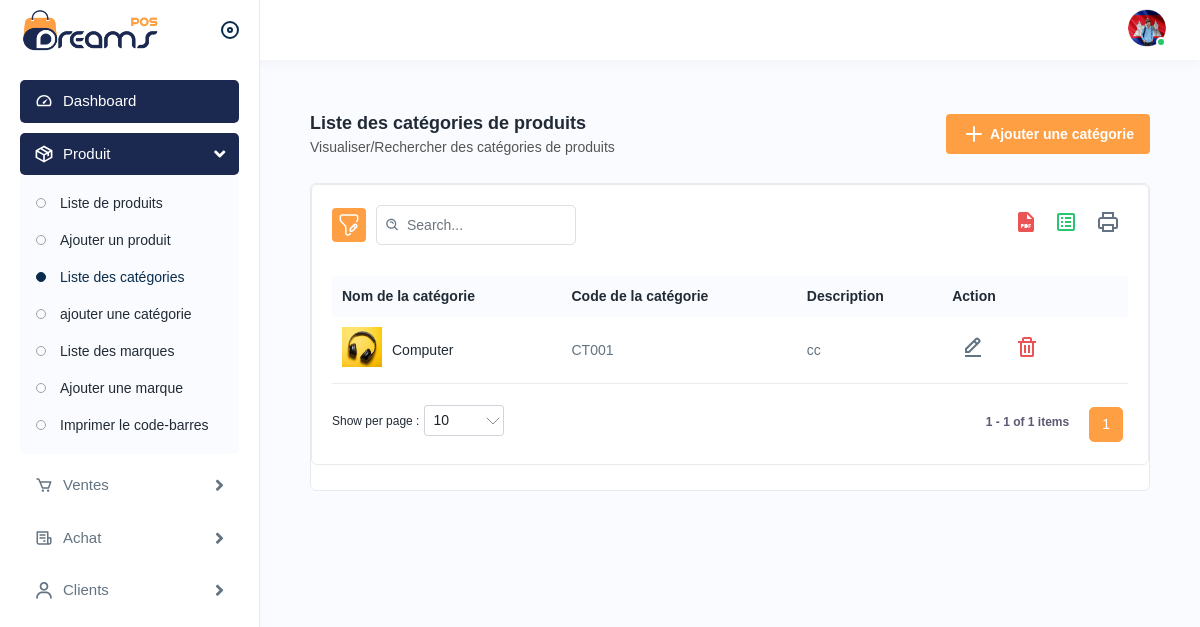
/?page=produits&sub_page=list_categories, run on the app's committed database.
### tables this page shows
CREATE TABLE `categories` (
  `id` int(11) NOT NULL,
  `name` varchar(255) NOT NULL,
  `code` varchar(255) NOT NULL,
  `description` varchar(255) NOT NULL,
  `img` varchar(255) NOT NULL
);

### includes/goTopage.php (called while the page is built)
<?php
function gotoPage($name)
{
  return include('./pages/' . $name . '.php');
}

### includes/database.php (called while the page is built, shortened)
<?php
$user = "root";
$password = '';
$host = "localhost";
$db = "gestion_stock";
$connection = mysqli_connect($host, $user, $password) or die("Unable to connect!");
$db_q = "CREATE DATABASE IF NOT EXISTS gestion_stock";
mysqli_query($connection, $db_q);
mysqli_select_db($connection, $db) or die("Unable to select database!");
$check = mysqli_query($connection, "SELECT * FROM `clients`");

### includes/functions.php (called while the page is built, shortened)
<?php
function getAllCategories()
{
    include 'includes/database.php';
    $query = "SELECT * FROM categories";
    $categories = mysqli_query($connection, $query);
    return $categories;
}

### includes/config.php (called while the page is built, shortened)
<?php
$category_upload_dir    = './assets/img/categories/';

### pages/products/list_categories.php (the view, shortened to what this page needs)
<?php
include 'includes/config.php';
$all_categories = getAllCategories();
$table_head = '
    <tr>
        <th>Nom de la catégorie</th>
        <th>Code de la catégorie</th>
        <th>Description</th>
        <th>Action</th>
    </tr>
    ';
?>
<div class="content">
    <div class="page-header">
        <div class="page-title">
            <h4>Liste des catégories de produits</h4>
            <h6>Visualiser/Rechercher des catégories de produits</h6>
        </div>
        <div class="page-btn">
            <a href="addcategory.html" class="btn btn-added">
                <img src="assets/img/icons/plus.svg" class="me-1" alt="img">Ajouter une catégorie
            </a>
        </div>
    </div>
    <div class="card">
        <div class="card">
            <div class="card-body">
                <?php include 'templates/components/list_table_head.php'; ?>
                <?php
                $num = mysqli_num_rows($all_categories);
                if ($num > 0) {
                    while ($category = mysqli_fetch_assoc($all_categories)) {
                        $category_id = $category['id'];
                        $category_name = $category['name'];
                        $category_code = $category['code'];
                        $category_description = $category['description'];
                        ?>
                        <tr>
                            <td class="productimgname">
                                <a href="javascript:void(0);" class="product-img">
                                    <img src="<?php echo $category_upload_dir . $category['img']; ?>" alt="product">
                                </a>
                                <a href="javascript:void(0);">
                                    <?php echo $category_name ?>
                                </a>
                            </td>
                            <td>
                                <?php echo $category_code ?>
                            </td>
                            <td>
                                <?php echo $category_description ?>
                            </td>
                            <td>
                                <a href='?page=produits&sub_page=edit_category&id=<?php echo $category_id ?>'
                                    class='btn btn-edit'>
                                    <img src='assets/img/icons/edit.svg' class='me-1' alt='img'>
                                </a>
                                <a href='?page=produits&sub_page=list_categories&deleteRow=<?php echo $category_id ?>'
                                    class='btn btn-delete'>
                                    <img src='assets/img/icons/delete.svg' class='me-1' alt='img'>
                                </a>
                            </td>
                        </tr>
                    <?php }
                } ?>
                <?php include 'templates/components/list_table_footer.php'; ?>
            </div>
        </div>
    </div>
</div>
</div>

### data on the page
categories: img (picture), name "Computer", code "CT001", description "cc"
